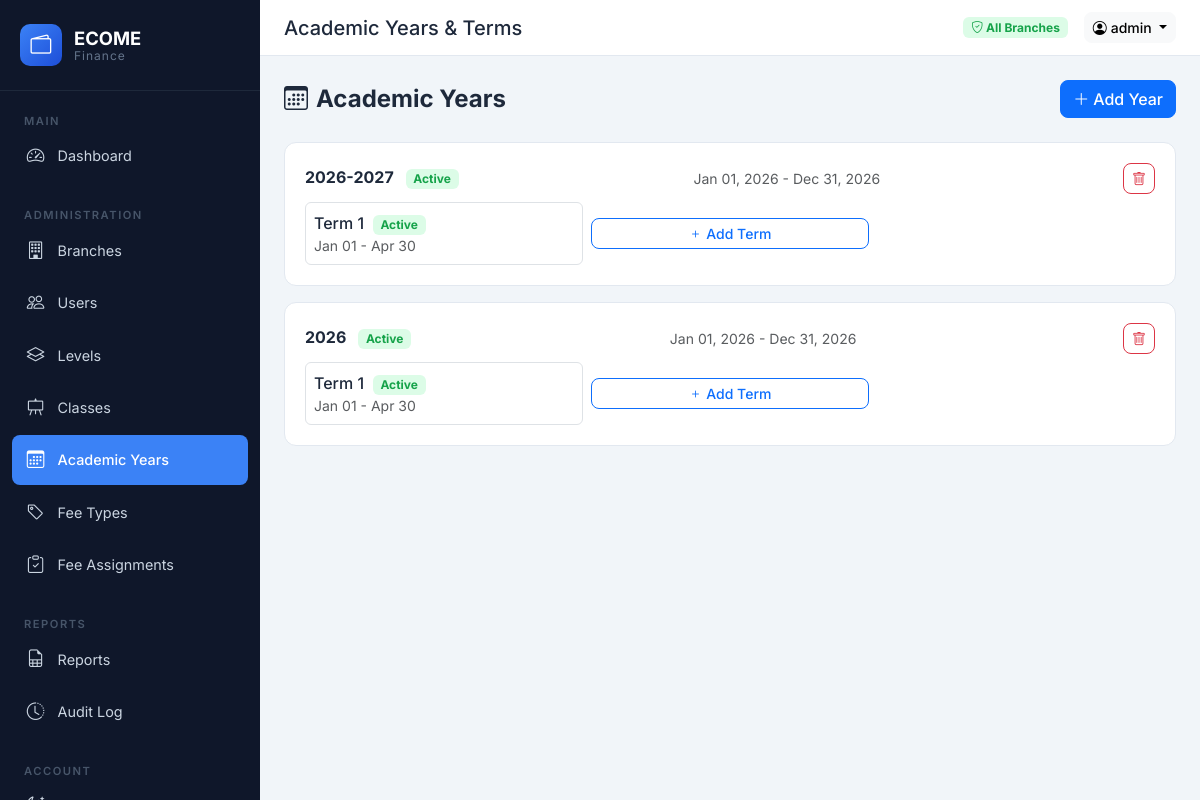
Page /academics/years/ (signed in) on the earlier database version.
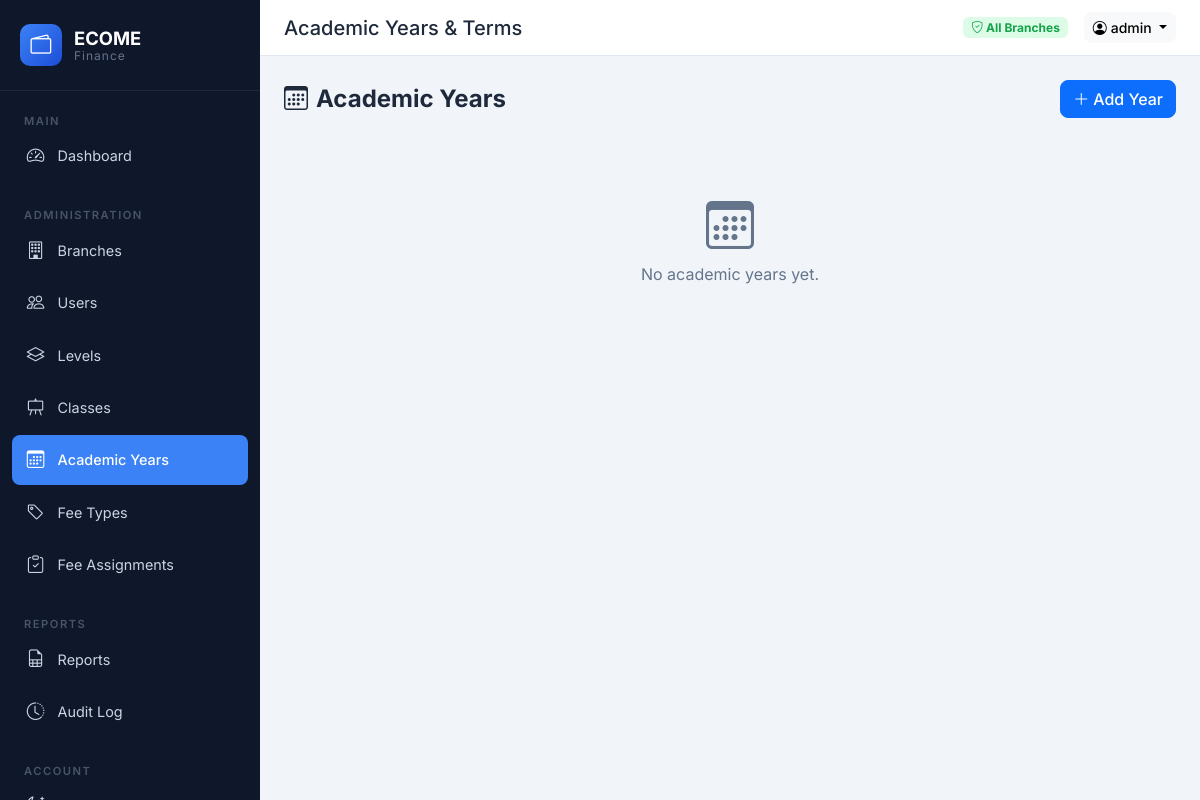
Same page on the later database version.
### academics/models.py (models this page shows, shortened)
class AcademicYear(models.Model):
    name = models.CharField(max_length=20, unique=True)
    start_date = models.DateField()
    end_date = models.DateField()
    is_active = models.BooleanField(default=False)
    class Meta:
        ordering = ["-name"]

class Term(models.Model):
    academic_year = models.ForeignKey(
        AcademicYear, on_delete=models.CASCADE, related_name="terms"
    )
    name = models.CharField(max_length=50)
    number = models.PositiveSmallIntegerField()
    start_date = models.DateField()
    end_date = models.DateField()
    is_active = models.BooleanField(default=False)
    class Meta:
        ordering = ["academic_year", "number"]
        unique_together = ("academic_year", "number")

### academics/views.py (the view)
# urls.py: path("years/", views.year_list, name="year_list"),
@login_required
@user_passes_test(is_admin)
def year_list(request):
    years = AcademicYear.objects.prefetch_related("terms").all()
    return render(request, "academics/year_list.html", {"years": years})

### academics/views.py (called while the page is built)
def is_admin(user):
    return user.is_authenticated and user.is_admin

### accounts/models.py (called while the page is built)
    @property
    def is_admin(self):
        return self.role == self.Role.ADMIN

    @property
    def is_registrar(self):
        return self.role == self.Role.REGISTRAR

    @property
    def is_accountant(self):
        return self.role == self.Role.ACCOUNTANT

### core/context_processors.py (called while the page is built)
def app_context(request):
    return {
        "SCHOOL_NAME": "ECOME Finance",
        "ALL_BRANCHES": Branch.objects.all() if request.user.is_authenticated else [],
    }

### templates/academics/year_list.html (shortened to what this page needs)
{% extends 'base.html' %}
{% block page_title %}Academic Years & Terms{% endblock %}
{% block content %}
<div class="fade-in-up">
<div class="page-header">
    <h1><i class="bi bi-calendar3 me-2"></i>Academic Years</h1>
    <div class="actions"><a href="{% url 'academics:year_create' %}" class="btn btn-primary"><i class="bi bi-plus-lg me-1"></i>Add Year</a></div>
</div>
{% for y in years %}
<div class="stat-card mb-3">
    <div class="d-flex justify-content-between align-items-center mb-2">
        <h6 class="fw-bold mb-0">{{ y.name }}
            {% if y.is_active %}<span class="badge bg-success-soft ms-2">Active</span>{% endif %}
        </h6>
        <span class="text-muted small">{{ y.start_date|date:"M d, Y" }} - {{ y.end_date|date:"M d, Y" }}</span>
        <a href="{% url 'academics:year_delete' y.pk %}" class="btn btn-sm btn-outline-danger ms-2"><i class="bi bi-trash"></i></a>
    </div>
    <div class="row g-2">
        {% for t in y.terms.all %}
        <div class="col-12 col-md-4">
            <div class="border rounded p-2">
                <span class="fw-medium">{{ t.name }}</span>
                {% if t.is_active %}<span class="badge bg-success-soft ms-1">Active</span>{% endif %}
                <div class="small text-muted">{{ t.start_date|date:"M d" }} - {{ t.end_date|date:"M d" }}</div>
            </div>
        </div>
        {% endfor %}
        <div class="col-12 col-md-4 d-flex align-items-center">
            <a href="{% url 'academics:term_create' y.pk %}" class="btn btn-sm btn-outline-primary w-100"><i class="bi bi-plus"></i> Add Term</a>
        </div>
    </div>
</div>
{% empty %}
<div class="empty-state"><i class="bi bi-calendar3"></i><p>No academic years yet.</p></div>
{% endfor %}
</div>
{% endblock %}

Differences in the rows shown:
removed AcademicYear: name "2026-2027", is_active "Active", start_date "Jan 01, 2026", end_date "Dec 31, 2026"
removed Term: name "Term 1", is_active "Active", start_date "Jan 01", end_date "Apr 30", shown under "2026-2027"
removed AcademicYear: name "2026", is_active "Active", start_date "Jan 01, 2026", end_date "Dec 31, 2026"
removed Term: name "Term 1", is_active "Active", start_date "Jan 01", end_date "Apr 30", shown under "2026"
Other differences:
text now shown: "No academic years yet."
